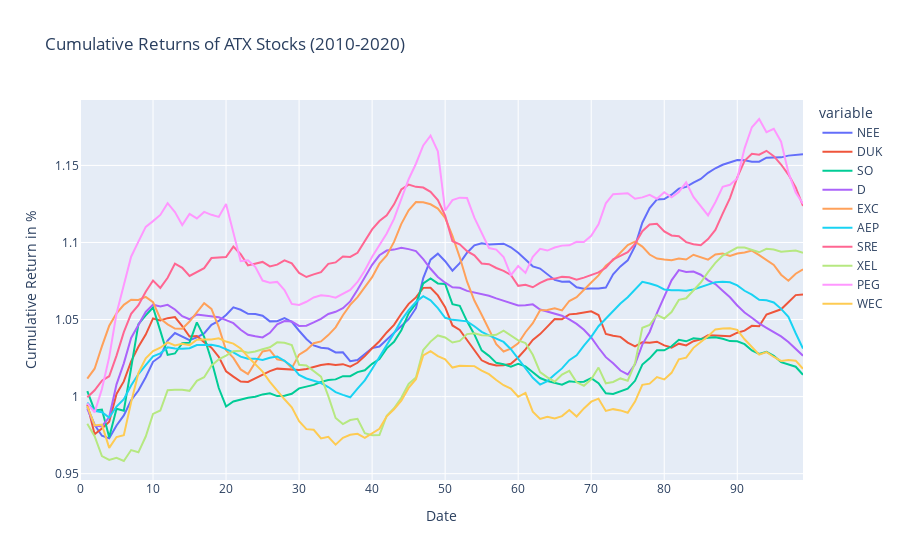

Write notebook code for a chart like this one.
### Code cell
dfNEE = pd.DataFrame(test_resultNEE,
                  columns = ['NEE'])
dfDUK = pd.DataFrame(test_resultDUK,
                  columns = ['DUK'])
dfSO = pd.DataFrame(test_resultSO,
                  columns = ['SO'])
dfD = pd.DataFrame(test_resultD,
                  columns = ['D'])
dfEXC = pd.DataFrame(test_resultEXC,
                  columns = ['EXC'])
dfAEP = pd.DataFrame(test_resultAEP,
                  columns = ['AEP'])
dfSRE = pd.DataFrame(test_resultSRE,
                  columns = ['SRE'])
dfXEL = pd.DataFrame(test_resultXEL,
                  columns = ['XEL'])
dfPEG = pd.DataFrame(test_resultPEG,
                  columns = ['PEG'])
dfWEC = pd.DataFrame(test_resultWEC,
                  columns = ['WEC'])
#---------------------------------------------------------------------------------------------#

TEST = pd.concat([dfNEE,dfDUK,dfSO,dfD,dfEXC,dfAEP,dfSRE,dfXEL,dfPEG,dfWEC], axis=1)
#---------------------------------------------------------------------------------------------#

NEE_daily_returns = TEST['NEE'].pct_change()
DUK_daily_returns = TEST['DUK'].pct_change()

SO_daily_returns = TEST['SO'].pct_change()
D_daily_returns = TEST['D'].pct_change()

EXC_daily_returns = TEST['EXC'].pct_change()
AEP_daily_returns = TEST['AEP'].pct_change()

SRE_daily_returns = TEST['SRE'].pct_change()
XEL_daily_returns = TEST['XEL'].pct_change()

PEG_daily_returns = TEST['PEG'].pct_change()
WEC_daily_returns = TEST['WEC'].pct_change()
#---------------------------------------------------------------------------------------------#
dfNEEreturn = NEE_daily_returns.to_frame()
dfDUKreturn = DUK_daily_returns.to_frame()

dfSOreturn = SO_daily_returns.to_frame()
dfDreturn = D_daily_returns.to_frame()

dfEXCreturn = EXC_daily_returns.to_frame()
dfAEPreturn = AEP_daily_returns.to_frame()

dfSREreturn = SRE_daily_returns.to_frame()
dfXELreturn = XEL_daily_returns.to_frame()

dfPEGreturn = PEG_daily_returns.to_frame()
dfWECreturn = WEC_daily_returns.to_frame()
#---------------------------------------------------------------------------------------------#
TESTDailyReturn = pd.concat([dfNEEreturn,
                             dfDUKreturn,
                             dfSOreturn,
                             dfDreturn,
                             dfEXCreturn,
                             dfAEPreturn,
                             dfSREreturn,
                             dfXELreturn,
                             dfPEGreturn,
                             dfWECreturn], axis=1)
#---------------------------------------------------------------------------------------------#


NEE_cum_returns = (NEE_daily_returns + 1).cumprod()
DUK_cum_returns = (DUK_daily_returns + 1).cumprod()

SO_cum_returns = (SO_daily_returns + 1).cumprod()
D_cum_returns = (D_daily_returns + 1).cumprod()

EXC_cum_returns = (EXC_daily_returns + 1).cumprod()
AEP_cum_returns = (AEP_daily_returns + 1).cumprod()

SRE_cum_returns = (SRE_daily_returns + 1).cumprod()
XEL_cum_returns = (XEL_daily_returns + 1).cumprod()

PEG_cum_returns = (PEG_daily_returns + 1).cumprod()
WEC_cum_returns = (WEC_daily_returns + 1).cumprod()
#---------------------------------------------------------------------------------------------#

dfNEECUM = NEE_cum_returns.to_frame()
dfDUKCUM = DUK_cum_returns.to_frame()

dfSOCUM = SO_cum_returns.to_frame()
dfDCUM = D_cum_returns.to_frame()

dfEXCCUM = EXC_cum_returns.to_frame()
dfAEPCUM = AEP_cum_returns.to_frame()

dfSRECUM = SRE_cum_returns.to_frame()
dfXELCUM = XEL_cum_returns.to_frame()

dfPEGCUM = PEG_cum_returns.to_frame()
dfWECCUM = WEC_cum_returns.to_frame()

#---------------------------------------------------------------------------------------------#
TESTCUM = pd.concat([dfNEECUM,dfDUKCUM,dfSOCUM,dfDCUM,dfEXCCUM,dfAEPCUM,dfSRECUM,dfXELCUM,dfPEGCUM,dfWECCUM], axis=1)
#---------------------------------------------------------------------------------------------#

atx_comps_returns = TESTDailyReturn
atx_comps_rets_cumprod = TESTCUM 

#---------------------------------------------------------------------------------------------#

fig = px.line(atx_comps_rets_cumprod, x=atx_comps_rets_cumprod.index, y=atx_comps_rets_cumprod.columns, title='Cumulative Returns of ATX Stocks (2010-2020)')
######
fig.update_xaxes(title_text='Date')
fig.update_yaxes(title_text='Cumulative Return in %')

fig.show()
#---------------------------------------------------------------------------------------------#


mu = expected_returns.ema_historical_return(atx_comps_returns, returns_data = True, span = 500)
Sigma = risk_models.exp_cov(atx_comps_returns, returns_data = True, span = 180)


ret_ef = np.arange(0, mu.max(), 0.01)
vol_ef = []
for i in np.arange(0, mu.max(), 0.01):
    ef_Pred6 = EfficientFrontier(mu, Sigma)
    ef_Pred6.efficient_return(i)
    vol_ef.append(ef_Pred6.portfolio_performance()[1])

ef_Pred6 = EfficientFrontier(mu, Sigma)
ef_Pred6.min_volatility()
min_vol_ret = ef_Pred6.portfolio_performance()[0]
min_vol_vol = ef_Pred6.portfolio_performance()[1]

ef_Pred6.max_sharpe(risk_free_rate=0.009)
max_sharpe_ret = ef_Pred6.portfolio_performance()[0]
max_sharpe_vol = ef_Pred6.portfolio_performance()[1]


portfolioREAL = pd.concat([closeNEE,
                   closeDUK,
                   closeSO,
                   closeD,
                   closeEXC,
                   closeAEP,
                   closeSRE,
                   closeXEL,
                   closePEG,
                   closeWEC,
                      ], axis=1)

### Figure 1 — Plotly figure (JSON) as saved in the notebook; plotly's stock layout.template omitted (floating-point values rounded to 4 significant figures)
{"data": [{"hovertemplate": "variable=NEE<br>index=%{x}<br>value=%{y}<extra></extra>", "legendgroup": "NEE", "line": {"color": "#636efa", "dash": "solid"}, "mode": "lines", "name": "NEE", "orientation": "v", "showlegend": true, "type": "scatter", "x": [0, 1, 2, 3, 4, 5, 6, 7, 8, 9, 10, 11, 12, 13, 14, 15, 16, 17, 18, 19, 20, 21, 22, 23, 24, 25, 26, 27, 28, 29, 30, 31, 32, 33, 34, 35, 36, 37, 38, 39, 40, 41, 42, 43, 44, 45, 46, 47, 48, 49, 50, 51, 52, 53, 54, 55, 56, 57, 58, 59, 60, 61, 62, 63, 64, 65, 66, 67, 68, 69, 70, 71, 72, 73, 74, 75, 76, 77, 78, 79, 80, 81, 82, 83, 84, 85, 86, 87, 88, 89, 90, 91, 92, 93, 94, 95, 96, 97, 98, 99], "xaxis": "x", "y": [null, 0.9932, 0.9818, 0.9746, 0.9729, 0.9812, 0.9878, 0.9976, 1.004, 1.013, 1.023, 1.026, 1.036, 1.041, 1.039, 1.037, 1.038, 1.041, 1.047, 1.049, 1.053, 1.058, 1.056, 1.054, 1.054, 1.052, 1.049, 1.049, 1.051, 1.048, 1.043, 1.037, 1.033, 1.032, 1.031, 1.029, 1.029, 1.023, 1.024, 1.028, 1.031, 1.032, 1.037, 1.041, 1.046, 1.05, 1.057, 1.077, 1.089, 1.093, 1.088, 1.082, 1.087, 1.093, 1.098, 1.1, 1.099, 1.099, 1.099, 1.097, 1.093, 1.089, 1.085, 1.083, 1.079, 1.076, 1.074, 1.075, 1.071, 1.07, 1.07, 1.07, 1.071, 1.079, 1.085, 1.088, 1.098, 1.113, 1.122, 1.128, 1.128, 1.131, 1.135, 1.136, 1.139, 1.141, 1.145, 1.148, 1.15, 1.152, 1.153, 1.153, 1.152, 1.152, 1.155, 1.155, 1.155, 1.156, 1.157, 1.157], "yaxis": "y"}, {"hovertemplate": "variable=DUK<br>index=%{x}<br>value=%{y}<extra></extra>", "legendgroup": "DUK", "line": {"color": "#EF553B", "dash": "solid"}, "mode": "lines", "name": "DUK", "orientation": "v", "showlegend": true, "type": "scatter", "x": [0, 1, 2, 3, 4, 5, 6, 7, 8, 9, 10, 11, 12, 13, 14, 15, 16, 17, 18, 19, 20, 21, 22, 23, 24, 25, 26, 27, 28, 29, 30, 31, 32, 33, 34, 35, 36, 37, 38, 39, 40, 41, 42, 43, 44, 45, 46, 47, 48, 49, 50, 51, 52, 53, 54, 55, 56, 57, 58, 59, 60, 61, 62, 63, 64, 65, 66, 67, 68, 69, 70, 71, 72, 73, 74, 75, 76, 77, 78, 79, 80, 81, 82, 83, 84, 85, 86, 87, 88, 89, 90, 91, 92, 93, 94, 95, 96, 97, 98, 99], "xaxis": "x", "y": [null, 0.9949, 0.9755, 0.9793, 0.9837, 1.002, 1.01, 1.023, 1.032, 1.04, 1.051, 1.049, 1.051, 1.052, 1.046, 1.039, 1.039, 1.035, 1.032, 1.026, 1.016, 1.013, 1.01, 1.01, 1.012, 1.014, 1.017, 1.018, 1.018, 1.018, 1.017, 1.018, 1.019, 1.021, 1.021, 1.02, 1.021, 1.019, 1.022, 1.026, 1.031, 1.036, 1.042, 1.047, 1.054, 1.06, 1.064, 1.071, 1.071, 1.066, 1.058, 1.046, 1.043, 1.037, 1.03, 1.024, 1.021, 1.02, 1.02, 1.021, 1.025, 1.031, 1.037, 1.041, 1.045, 1.05, 1.05, 1.053, 1.054, 1.055, 1.055, 1.053, 1.041, 1.039, 1.039, 1.035, 1.033, 1.035, 1.035, 1.036, 1.033, 1.032, 1.034, 1.033, 1.036, 1.037, 1.04, 1.04, 1.039, 1.039, 1.041, 1.043, 1.046, 1.046, 1.053, 1.055, 1.057, 1.061, 1.066, 1.066], "yaxis": "y"}, {"hovertemplate": "variable=SO<br>index=%{x}<br>value=%{y}<extra></extra>", "legendgroup": "SO", "line": {"color": "#00cc96", "dash": "solid"}, "mode": "lines", "name": "SO", "orientation": "v", "showlegend": true, "type": "scatter", "x": [0, 1, 2, 3, 4, 5, 6, 7, 8, 9, 10, 11, 12, 13, 14, 15, 16, 17, 18, 19, 20, 21, 22, 23, 24, 25, 26, 27, 28, 29, 30, 31, 32, 33, 34, 35, 36, 37, 38, 39, 40, 41, 42, 43, 44, 45, 46, 47, 48, 49, 50, 51, 52, 53, 54, 55, 56, 57, 58, 59, 60, 61, 62, 63, 64, 65, 66, 67, 68, 69, 70, 71, 72, 73, 74, 75, 76, 77, 78, 79, 80, 81, 82, 83, 84, 85, 86, 87, 88, 89, 90, 91, 92, 93, 94, 95, 96, 97, 98, 99], "xaxis": "x", "y": [null, 1.004, 0.9911, 0.9916, 0.9737, 0.9921, 0.9908, 1.019, 1.047, 1.053, 1.058, 1.043, 1.027, 1.028, 1.035, 1.035, 1.048, 1.039, 1.023, 1.006, 0.9936, 0.9968, 0.9982, 0.9992, 0.9999, 1.001, 1.002, 1.0, 1.001, 1.002, 1.005, 1.006, 1.008, 1.01, 1.011, 1.011, 1.013, 1.013, 1.016, 1.017, 1.021, 1.024, 1.031, 1.036, 1.043, 1.054, 1.06, 1.073, 1.077, 1.073, 1.073, 1.06, 1.059, 1.049, 1.04, 1.03, 1.026, 1.022, 1.021, 1.019, 1.021, 1.02, 1.016, 1.012, 1.01, 1.009, 1.008, 1.01, 1.009, 1.01, 1.012, 1.009, 1.002, 1.002, 1.003, 1.005, 1.01, 1.021, 1.025, 1.03, 1.03, 1.033, 1.037, 1.036, 1.038, 1.037, 1.038, 1.038, 1.038, 1.036, 1.036, 1.034, 1.03, 1.028, 1.029, 1.026, 1.022, 1.021, 1.019, 1.014], "yaxis": "y"}, {"hovertemplate": "variable=D<br>index=%{x}<br>value=%{y}<extra></extra>", "legendgroup": "D", "line": {"color": "#ab63fa", "dash": "solid"}, "mode": "lines", "name": "D", "orientation": "v", "showlegend": true, "type": "scatter", "x": [0, 1, 2, 3, 4, 5, 6, 7, 8, 9, 10, 11, 12, 13, 14, 15, 16, 17, 18, 19, 20, 21, 22, 23, 24, 25, 26, 27, 28, 29, 30, 31, 32, 33, 34, 35, 36, 37, 38, 39, 40, 41, 42, 43, 44, 45, 46, 47, 48, 49, 50, 51, 52, 53, 54, 55, 56, 57, 58, 59, 60, 61, 62, 63, 64, 65, 66, 67, 68, 69, 70, 71, 72, 73, 74, 75, 76, 77, 78, 79, 80, 81, 82, 83, 84, 85, 86, 87, 88, 89, 90, 91, 92, 93, 94, 95, 96, 97, 98, 99], "xaxis": "x", "y": [null, 0.992, 0.9812, 0.9807, 0.9867, 1.008, 1.022, 1.038, 1.046, 1.055, 1.06, 1.058, 1.06, 1.056, 1.052, 1.05, 1.053, 1.053, 1.052, 1.051, 1.05, 1.048, 1.043, 1.04, 1.039, 1.038, 1.041, 1.047, 1.049, 1.049, 1.046, 1.046, 1.048, 1.05, 1.054, 1.055, 1.057, 1.062, 1.069, 1.078, 1.086, 1.092, 1.095, 1.095, 1.097, 1.096, 1.094, 1.089, 1.083, 1.078, 1.074, 1.071, 1.071, 1.069, 1.068, 1.066, 1.065, 1.064, 1.062, 1.06, 1.059, 1.059, 1.06, 1.057, 1.055, 1.054, 1.052, 1.05, 1.047, 1.043, 1.038, 1.032, 1.026, 1.022, 1.017, 1.014, 1.021, 1.034, 1.042, 1.054, 1.065, 1.075, 1.082, 1.081, 1.081, 1.079, 1.075, 1.073, 1.069, 1.064, 1.059, 1.055, 1.051, 1.047, 1.045, 1.042, 1.039, 1.035, 1.031, 1.027], "yaxis": "y"}, {"hovertemplate": "variable=EXC<br>index=%{x}<br>value=%{y}<extra></extra>", "legendgroup": "EXC", "line": {"color": "#FFA15A", "dash": "solid"}, "mode": "lines", "name": "EXC", "orientation": "v", "showlegend": true, "type": "scatter", "x": [0, 1, 2, 3, 4, 5, 6, 7, 8, 9, 10, 11, 12, 13, 14, 15, 16, 17, 18, 19, 20, 21, 22, 23, 24, 25, 26, 27, 28, 29, 30, 31, 32, 33, 34, 35, 36, 37, 38, 39, 40, 41, 42, 43, 44, 45, 46, 47, 48, 49, 50, 51, 52, 53, 54, 55, 56, 57, 58, 59, 60, 61, 62, 63, 64, 65, 66, 67, 68, 69, 70, 71, 72, 73, 74, 75, 76, 77, 78, 79, 80, 81, 82, 83, 84, 85, 86, 87, 88, 89, 90, 91, 92, 93, 94, 95, 96, 97, 98, 99], "xaxis": "x", "y": [null, 1.012, 1.018, 1.033, 1.046, 1.054, 1.06, 1.063, 1.063, 1.065, 1.061, 1.051, 1.047, 1.044, 1.044, 1.049, 1.055, 1.061, 1.057, 1.045, 1.03, 1.025, 1.018, 1.015, 1.022, 1.029, 1.03, 1.024, 1.023, 1.018, 1.027, 1.03, 1.035, 1.036, 1.04, 1.045, 1.053, 1.06, 1.065, 1.071, 1.078, 1.086, 1.092, 1.1, 1.112, 1.121, 1.126, 1.126, 1.125, 1.122, 1.116, 1.104, 1.09, 1.075, 1.062, 1.053, 1.043, 1.034, 1.029, 1.031, 1.035, 1.042, 1.048, 1.056, 1.056, 1.057, 1.056, 1.062, 1.064, 1.07, 1.074, 1.079, 1.085, 1.088, 1.093, 1.098, 1.101, 1.097, 1.092, 1.09, 1.089, 1.088, 1.09, 1.089, 1.092, 1.09, 1.089, 1.092, 1.093, 1.091, 1.093, 1.093, 1.095, 1.092, 1.089, 1.085, 1.079, 1.075, 1.08, 1.083], "yaxis": "y"}, {"hovertemplate": "variable=AEP<br>index=%{x}<br>value=%{y}<extra></extra>", "legendgroup": "AEP", "line": {"color": "#19d3f3", "dash": "solid"}, "mode": "lines", "name": "AEP", "orientation": "v", "showlegend": true, "type": "scatter", "x": [0, 1, 2, 3, 4, 5, 6, 7, 8, 9, 10, 11, 12, 13, 14, 15, 16, 17, 18, 19, 20, 21, 22, 23, 24, 25, 26, 27, 28, 29, 30, 31, 32, 33, 34, 35, 36, 37, 38, 39, 40, 41, 42, 43, 44, 45, 46, 47, 48, 49, 50, 51, 52, 53, 54, 55, 56, 57, 58, 59, 60, 61, 62, 63, 64, 65, 66, 67, 68, 69, 70, 71, 72, 73, 74, 75, 76, 77, 78, 79, 80, 81, 82, 83, 84, 85, 86, 87, 88, 89, 90, 91, 92, 93, 94, 95, 96, 97, 98, 99], "xaxis": "x", "y": [null, 0.9961, 0.9908, 0.9899, 0.9864, 0.9936, 0.9983, 1.007, 1.015, 1.02, 1.026, 1.028, 1.032, 1.031, 1.031, 1.031, 1.033, 1.033, 1.034, 1.033, 1.031, 1.029, 1.026, 1.025, 1.025, 1.024, 1.025, 1.026, 1.023, 1.02, 1.014, 1.012, 1.01, 1.009, 1.006, 1.003, 1.001, 0.9996, 1.005, 1.011, 1.018, 1.026, 1.034, 1.041, 1.049, 1.056, 1.061, 1.065, 1.062, 1.057, 1.051, 1.05, 1.049, 1.049, 1.046, 1.042, 1.04, 1.037, 1.035, 1.031, 1.024, 1.018, 1.012, 1.008, 1.01, 1.014, 1.018, 1.024, 1.027, 1.033, 1.039, 1.046, 1.05, 1.056, 1.06, 1.065, 1.069, 1.075, 1.073, 1.072, 1.069, 1.069, 1.069, 1.069, 1.069, 1.071, 1.073, 1.074, 1.074, 1.074, 1.072, 1.069, 1.066, 1.063, 1.063, 1.061, 1.057, 1.052, 1.041, 1.031], "yaxis": "y"}, {"hovertemplate": "variable=SRE<br>index=%{x}<br>value=%{y}<extra></extra>", "legendgroup": "SRE", "line": {"color": "#FF6692", "dash": "solid"}, "mode": "lines", "name": "SRE", "orientation": "v", "showlegend": true, "type": "scatter", "x": [0, 1, 2, 3, 4, 5, 6, 7, 8, 9, 10, 11, 12, 13, 14, 15, 16, 17, 18, 19, 20, 21, 22, 23, 24, 25, 26, 27, 28, 29, 30, 31, 32, 33, 34, 35, 36, 37, 38, 39, 40, 41, 42, 43, 44, 45, 46, 47, 48, 49, 50, 51, 52, 53, 54, 55, 56, 57, 58, 59, 60, 61, 62, 63, 64, 65, 66, 67, 68, 69, 70, 71, 72, 73, 74, 75, 76, 77, 78, 79, 80, 81, 82, 83, 84, 85, 86, 87, 88, 89, 90, 91, 92, 93, 94, 95, 96, 97, 98, 99], "xaxis": "x", "y": [null, 0.9996, 1.004, 1.01, 1.013, 1.027, 1.042, 1.054, 1.059, 1.068, 1.075, 1.071, 1.077, 1.086, 1.084, 1.078, 1.081, 1.083, 1.09, 1.09, 1.091, 1.097, 1.092, 1.085, 1.086, 1.087, 1.084, 1.086, 1.088, 1.086, 1.08, 1.078, 1.079, 1.081, 1.086, 1.087, 1.091, 1.091, 1.093, 1.101, 1.109, 1.114, 1.118, 1.125, 1.134, 1.138, 1.136, 1.136, 1.133, 1.127, 1.117, 1.101, 1.099, 1.094, 1.092, 1.086, 1.086, 1.083, 1.082, 1.079, 1.072, 1.073, 1.071, 1.074, 1.076, 1.077, 1.078, 1.077, 1.076, 1.077, 1.079, 1.081, 1.084, 1.089, 1.091, 1.094, 1.099, 1.107, 1.112, 1.112, 1.107, 1.105, 1.104, 1.1, 1.099, 1.098, 1.102, 1.108, 1.119, 1.129, 1.142, 1.153, 1.158, 1.157, 1.159, 1.156, 1.151, 1.144, 1.136, 1.124], "yaxis": "y"}, {"hovertemplate": "variable=XEL<br>index=%{x}<br>value=%{y}<extra></extra>", "legendgroup": "XEL", "line": {"color": "#B6E880", "dash": "solid"}, "mode": "lines", "name": "XEL", "orientation": "v", "showlegend": true, "type": "scatter", "x": [0, 1, 2, 3, 4, 5, 6, 7, 8, 9, 10, 11, 12, 13, 14, 15, 16, 17, 18, 19, 20, 21, 22, 23, 24, 25, 26, 27, 28, 29, 30, 31, 32, 33, 34, 35, 36, 37, 38, 39, 40, 41, 42, 43, 44, 45, 46, 47, 48, 49, 50, 51, 52, 53, 54, 55, 56, 57, 58, 59, 60, 61, 62, 63, 64, 65, 66, 67, 68, 69, 70, 71, 72, 73, 74, 75, 76, 77, 78, 79, 80, 81, 82, 83, 84, 85, 86, 87, 88, 89, 90, 91, 92, 93, 94, 95, 96, 97, 98, 99], "xaxis": "x", "y": [null, 0.9824, 0.9743, 0.9614, 0.9589, 0.9602, 0.9582, 0.9653, 0.9639, 0.9741, 0.9888, 0.991, 1.004, 1.004, 1.004, 1.004, 1.01, 1.013, 1.02, 1.024, 1.027, 1.029, 1.03, 1.028, 1.029, 1.031, 1.032, 1.035, 1.035, 1.033, 1.021, 1.02, 1.017, 1.013, 1.0, 0.9861, 0.9822, 0.9848, 0.9856, 0.9763, 0.9749, 0.9751, 0.9876, 0.9925, 0.9992, 1.008, 1.012, 1.03, 1.036, 1.04, 1.038, 1.035, 1.036, 1.041, 1.041, 1.04, 1.04, 1.04, 1.043, 1.04, 1.036, 1.035, 1.027, 1.016, 1.012, 1.01, 1.014, 1.017, 1.009, 1.007, 1.011, 1.019, 1.009, 1.009, 1.012, 1.01, 1.022, 1.045, 1.046, 1.053, 1.051, 1.055, 1.063, 1.064, 1.069, 1.074, 1.081, 1.087, 1.092, 1.094, 1.097, 1.097, 1.095, 1.094, 1.096, 1.095, 1.094, 1.094, 1.095, 1.093], "yaxis": "y"}, {"hovertemplate": "variable=PEG<br>index=%{x}<br>value=%{y}<extra></extra>", "legendgroup": "PEG", "line": {"color": "#FF97FF", "dash": "solid"}, "mode": "lines", "name": "PEG", "orientation": "v", "showlegend": true, "type": "scatter", "x": [0, 1, 2, 3, 4, 5, 6, 7, 8, 9, 10, 11, 12, 13, 14, 15, 16, 17, 18, 19, 20, 21, 22, 23, 24, 25, 26, 27, 28, 29, 30, 31, 32, 33, 34, 35, 36, 37, 38, 39, 40, 41, 42, 43, 44, 45, 46, 47, 48, 49, 50, 51, 52, 53, 54, 55, 56, 57, 58, 59, 60, 61, 62, 63, 64, 65, 66, 67, 68, 69, 70, 71, 72, 73, 74, 75, 76, 77, 78, 79, 80, 81, 82, 83, 84, 85, 86, 87, 88, 89, 90, 91, 92, 93, 94, 95, 96, 97, 98, 99], "xaxis": "x", "y": [null, 0.9957, 0.9898, 1.005, 1.026, 1.054, 1.072, 1.091, 1.101, 1.11, 1.114, 1.118, 1.125, 1.12, 1.111, 1.119, 1.116, 1.12, 1.118, 1.117, 1.125, 1.107, 1.088, 1.088, 1.084, 1.075, 1.074, 1.074, 1.069, 1.06, 1.06, 1.062, 1.064, 1.066, 1.065, 1.064, 1.066, 1.069, 1.074, 1.082, 1.091, 1.098, 1.106, 1.115, 1.129, 1.141, 1.151, 1.163, 1.169, 1.159, 1.121, 1.127, 1.129, 1.129, 1.116, 1.106, 1.096, 1.095, 1.091, 1.079, 1.085, 1.08, 1.091, 1.096, 1.095, 1.097, 1.098, 1.098, 1.1, 1.1, 1.104, 1.112, 1.125, 1.131, 1.132, 1.132, 1.128, 1.129, 1.131, 1.128, 1.133, 1.129, 1.133, 1.139, 1.13, 1.124, 1.118, 1.126, 1.136, 1.137, 1.141, 1.161, 1.175, 1.18, 1.172, 1.174, 1.165, 1.145, 1.132, 1.125], "yaxis": "y"}, {"hovertemplate": "variable=WEC<br>index=%{x}<br>value=%{y}<extra></extra>", "legendgroup": "WEC", "line": {"color": "#FECB52", "dash": "solid"}, "mode": "lines", "name": "WEC", "orientation": "v", "showlegend": true, "type": "scatter", "x": [0, 1, 2, 3, 4, 5, 6, 7, 8, 9, 10, 11, 12, 13, 14, 15, 16, 17, 18, 19, 20, 21, 22, 23, 24, 25, 26, 27, 28, 29, 30, 31, 32, 33, 34, 35, 36, 37, 38, 39, 40, 41, 42, 43, 44, 45, 46, 47, 48, 49, 50, 51, 52, 53, 54, 55, 56, 57, 58, 59, 60, 61, 62, 63, 64, 65, 66, 67, 68, 69, 70, 71, 72, 73, 74, 75, 76, 77, 78, 79, 80, 81, 82, 83, 84, 85, 86, 87, 88, 89, 90, 91, 92, 93, 94, 95, 96, 97, 98, 99], "xaxis": "x", "y": [null, 0.9938, 0.9813, 0.9818, 0.9668, 0.9738, 0.975, 0.9963, 1.015, 1.025, 1.03, 1.032, 1.035, 1.033, 1.034, 1.033, 1.037, 1.037, 1.037, 1.038, 1.036, 1.034, 1.031, 1.026, 1.021, 1.016, 1.01, 1.004, 0.9983, 0.993, 0.9841, 0.9789, 0.9785, 0.9729, 0.9739, 0.9689, 0.9733, 0.9752, 0.9758, 0.9733, 0.9761, 0.9791, 0.9873, 0.9918, 0.9973, 1.006, 1.011, 1.027, 1.029, 1.026, 1.024, 1.019, 1.02, 1.02, 1.02, 1.017, 1.015, 1.011, 1.007, 1.005, 0.9999, 1.002, 0.9902, 0.9855, 0.9869, 0.9859, 0.9874, 0.9913, 0.9871, 0.9923, 0.9967, 0.9987, 0.9907, 0.9919, 0.991, 0.9895, 0.9968, 1.008, 1.008, 1.013, 1.011, 1.015, 1.024, 1.025, 1.032, 1.035, 1.039, 1.044, 1.044, 1.044, 1.043, 1.037, 1.032, 1.027, 1.029, 1.026, 1.023, 1.024, 1.023, 1.018], "yaxis": "y"}], "layout": {"legend": {"title": {"text": "variable"}, "tracegroupgap": 0}, "title": {"text": "Cumulative Returns of ATX Stocks (2010-2020)"}, "xaxis": {"anchor": "y", "domain": [0, 1], "title": {"text": "Date"}}, "yaxis": {"anchor": "x", "domain": [0, 1], "title": {"text": "Cumulative Return in %"}}}}
